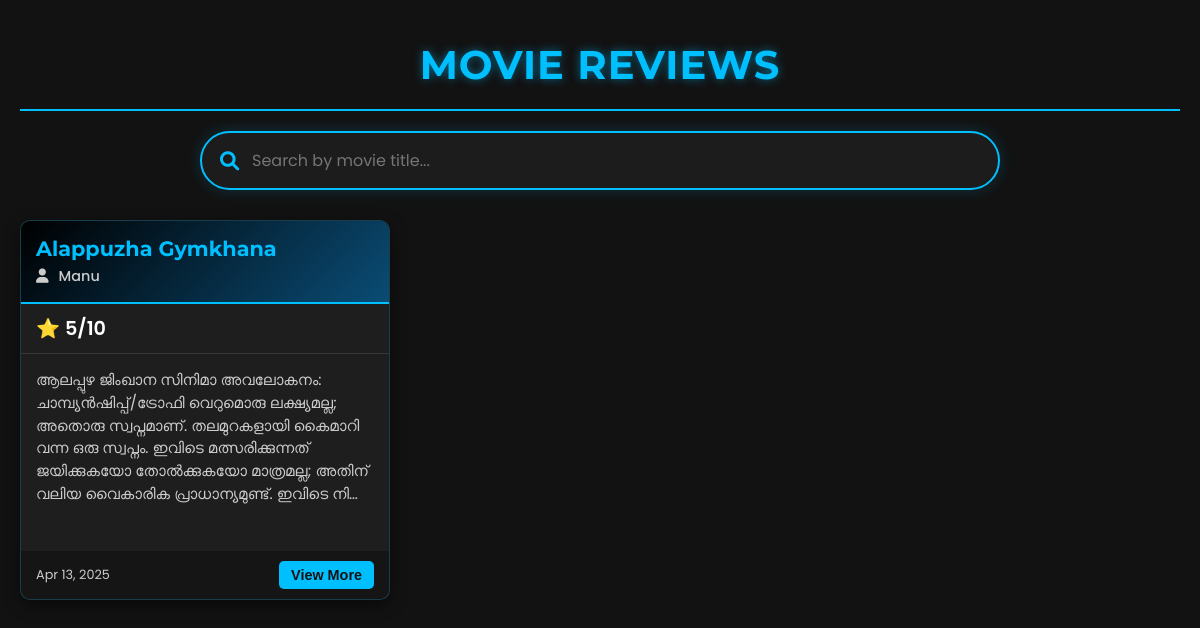
Screenshot of /view_reviews/ with the database file from the repository.
### cinemaapp/models.py (models this page shows)
class Review(models.Model):
    movie=models.ForeignKey(Movie, on_delete=models.CASCADE)
    user=models.ForeignKey(Register, on_delete=models.CASCADE)
    rating=models.IntegerField()
    comment=models.TextField()
    created_at=models.DateTimeField(auto_now_add=True)

class Movie(models.Model):
    title=models.CharField(max_length=100)
    director=models.CharField(max_length=50)
    release_date=models.DateField()
    duration=models.CharField(max_length=80)
    language=models.CharField(max_length=200)
    genre=models.CharField(max_length=50)
    description=models.TextField()
    trailer_link=models.URLField()
    poster=models.ImageField(upload_to='movie_posters/')

class Register(models.Model):
    name=models.CharField(max_length=30)
    email=models.EmailField(unique=True)
    phone=models.IntegerField()
    password=models.CharField(max_length=50)

### cinemaapp/views.py (the view)
# urls.py: path('view_reviews/', views.view_reviews, name='view_reviews'),
def view_reviews(request):
    reviews = Review.objects.all()
    return render(request,'view_reviews.html', {'reviews':reviews})

### cinemaapp/templates/view_reviews.html (shortened to what this page needs)
<!DOCTYPE html>
<html lang="en">
<head>
    <link href="https://cdnjs.cloudflare.com/ajax/libs/font-awesome/6.0.0/css/all.min.css" rel="stylesheet">
</head>
<body>
    <header>
        <h1>MOVIE REVIEWS</h1>
    </header>
    <div class="search-container">
        <i class="fas fa-search search-icon"></i>
        <input type="text" id="searchBar" class="search-bar" placeholder="Search by movie title..." onkeyup="searchMovies()">
    </div>
    <div class="reviews-container" id="reviewsContainer">
        {% for review in reviews %}
        <div class="review-card" data-movie-title="{{ review.movie.title|lower }}">
            <div class="card-header">
                <div class="movie-title">{{ review.movie.title }}</div>
                <div class="user-info">
                    <i class="fas fa-user"></i>
                    <span class="user-name">{{ review.user.name }}</span>
                </div>
            </div>
            <div class="rating">
                <span class="star">⭐</span> {{ review.rating }}/10
            </div>
            <div class="card-body">
                <div class="comment">{{ review.comment }}</div>
            </div>
            <div class="card-footer">
                <div class="date">{{ review.created_at|date:"M d, Y" }}</div>
                <button class="view-more" onclick="openModal('{{ review.movie.title }}', '{{ review.user.name }}', '{{ review.rating }}', '{{ review.comment }}', '{{ review.created_at|date:"M d, Y" }}')">View More</button>
            </div>
        </div>
        {% endfor %}
    </div>
</body>
</html>

### cinemaapp/templates/view_reviews.html (style rules this page uses)
:root { --primary-black: #121212; --electric-blue: #00BFFF; --electric-blue-hover: #1E90FF; --card-bg: #1E1E1E; --text-color: #FFFFFF; --text-secondary: #CCCCCC; }
* { margin: 0; padding: 0; box-sizing: border-box; }
body { background-color: var(--primary-black); color: var(--text-color); font-family: 'Poppins', sans-serif; padding: 20px; }
header { text-align: center; margin-bottom: 20px; padding: 20px 0; border-bottom: 2px solid var(--electric-blue); }
h1 { font-family: 'Montserrat', sans-serif; font-size: 2.5rem; font-weight: 700; color: var(--electric-blue); text-shadow: 0 0 10px rgba(0, 191, 255, 0.5); letter-spacing: 1px; }
.search-container { max-width: 800px; margin: 0 auto 30px; position: relative; }
.search-bar { width: 100%; background-color: rgba(30, 30, 30, 0.8); border: 2px solid var(--electric-blue); border-radius: 50px; padding: 15px 20px 15px 50px; color: var(--text-color); font-family: 'Poppins', sans-serif; font-size: 1rem; transition: all 0.3s ease; box-shadow: 0 0 15px rgba(0, 191, 255, 0.2); }
.search-icon { position: absolute; left: 20px; top: 50%; transform: translateY(-50%); color: var(--electric-blue); font-size: 1.2rem; }
.reviews-container { display: grid; grid-template-columns: repeat(auto-fill, minmax(300px, 1fr)); gap: 25px; max-width: 1400px; margin: 0 auto; }
.review-card { background-color: var(--card-bg); border-radius: 10px; overflow: hidden; border: 1px solid rgba(0, 191, 255, 0.2); box-shadow: 0 5px 15px rgba(0, 0, 0, 0.5); transition: all 0.3s ease; height: 380px; position: relative; display: flex; flex-direction: column; }
.card-header { background: linear-gradient(135deg, #000000, #0a4c75); padding: 15px; border-bottom: 2px solid var(--electric-blue); }
.movie-title { font-size: 1.3rem; font-weight: 700; color: var(--electric-blue); margin-bottom: 5px; font-family: 'Montserrat', sans-serif; }
.user-info { display: flex; align-items: center; gap: 10px; font-size: 0.9rem; color: var(--text-secondary); }
.user-name { font-weight: 500; }
.rating { padding: 10px 15px; font-size: 1.2rem; font-weight: 600; display: flex; align-items: center; gap: 5px; border-bottom: 1px solid rgba(255, 255, 255, 0.1); }
.star { color: gold; }
.card-body { padding: 15px; flex: 1; overflow: hidden; }
.comment { font-size: 0.95rem; line-height: 1.5; color: var(--text-secondary); display: -webkit-box; -webkit-line-clamp: 6; -webkit-box-orient: vertical; overflow: hidden; margin-bottom: 10px; }
.card-footer { padding: 10px 15px; background-color: rgba(0, 0, 0, 0.3); display: flex; justify-content: space-between; align-items: center; margin-top: auto; }
.date { font-size: 0.8rem; color: var(--text-secondary); }
.view-more { background-color: var(--electric-blue); color: var(--primary-black); font-weight: 600; padding: 6px 12px; border-radius: 5px; cursor: pointer; font-size: 0.9rem; border: none; transition: all 0.2s ease; }

### rows the page displays
Review: movie "Alappuzha Gymkhana", user.name "Manu", rating "5", comment "ആലപ്പുഴ ജിംഖാന സിനിമാ അവലോകനം: ചാമ്പ്യൻഷിപ്പ്/ട്രോഫി വെറുമൊരു ലക്ഷ്യമല്ല; അതൊരു സ്വപ്നമാണ്. തലമുറകളായി കൈമാറി വന്ന ഒരു സ്വപ്നം. ഇവിടെ മത്സരിക്കുന്നത് ജയിക്കുകയോ തോൽക്കുകയോ മാത്രമല്ല; അതിന് വലിയ വൈകാരിക പ്രാധാന്യമുണ്ട്. ഇവിടെ…", created_at "Apr 13, 2025"
